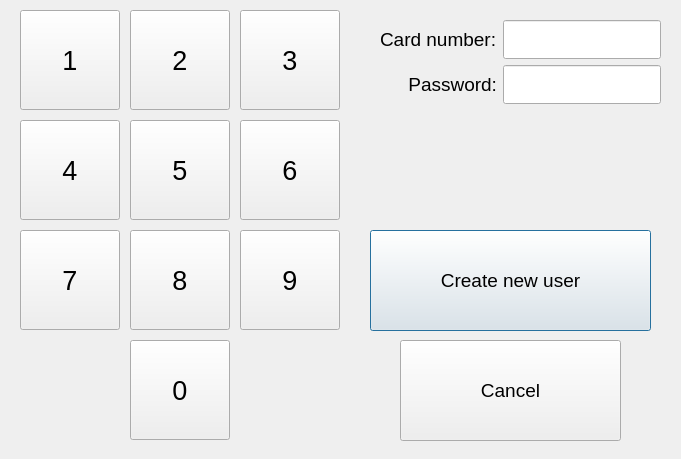
<?xml version="1.0" encoding="UTF-8"?>
<ui version="4.0">
 <class>AddNewUserDialog</class>
 <widget class="QDialog" name="AddNewUserDialog">
  <property name="geometry">
   <rect>
    <x>0</x>
    <y>0</y>
    <width>681</width>
    <height>459</height>
   </rect>
  </property>
  <property name="windowTitle">
   <string>Create new user in the database</string>
  </property>
  <widget class="QWidget" name="formLayoutWidget">
   <property name="geometry">
    <rect>
     <x>380</x>
     <y>20</y>
     <width>281</width>
     <height>88</height>
    </rect>
   </property>
   <layout class="QFormLayout" name="formLayout">
    <property name="labelAlignment">
     <set>Qt::AlignRight|Qt::AlignTrailing|Qt::AlignVCenter</set>
    </property>
    <item row="0" column="0">
     <widget class="QLabel" name="cardNumberLabel">
      <property name="font">
       <font>
        <pointsize>14</pointsize>
       </font>
      </property>
      <property name="text">
       <string>Card number:</string>
      </property>
     </widget>
    </item>
    <item row="0" column="1">
     <widget class="QLineEdit" name="cardNumberLineEdit">
      <property name="font">
       <font>
        <pointsize>20</pointsize>
       </font>
      </property>
     </widget>
    </item>
    <item row="1" column="1">
     <widget class="QLineEdit" name="passwordLineEdit">
      <property name="font">
       <font>
        <pointsize>20</pointsize>
       </font>
      </property>
     </widget>
    </item>
    <item row="1" column="0">
     <widget class="QLabel" name="passwordLabel">
      <property name="font">
       <font>
        <pointsize>14</pointsize>
       </font>
      </property>
      <property name="text">
       <string>Password:</string>
      </property>
      <property name="alignment">
       <set>Qt::AlignRight|Qt::AlignTrailing|Qt::AlignVCenter</set>
      </property>
     </widget>
    </item>
   </layout>
  </widget>
  <widget class="QPushButton" name="createNewUserButton">
   <property name="geometry">
    <rect>
     <x>370</x>
     <y>230</y>
     <width>281</width>
     <height>101</height>
    </rect>
   </property>
   <property name="font">
    <font>
     <pointsize>14</pointsize>
    </font>
   </property>
   <property name="text">
    <string>Create new user</string>
   </property>
  </widget>
  <widget class="QWidget" name="gridLayoutWidget">
   <property name="geometry">
    <rect>
     <x>20</x>
     <y>10</y>
     <width>322</width>
     <height>432</height>
    </rect>
   </property>
   <layout class="QGridLayout" name="gridLayout" rowstretch="0,0,0,0" rowminimumheight="100,100,100,100" columnminimumwidth="100,100,100">
    <property name="sizeConstraint">
     <enum>QLayout::SetFixedSize</enum>
    </property>
    <property name="spacing">
     <number>10</number>
    </property>
    <item row="2" column="0">
     <widget class="QPushButton" name="pushButton_7">
      <property name="minimumSize">
       <size>
        <width>100</width>
        <height>100</height>
       </size>
      </property>
      <property name="font">
       <font>
        <pointsize>20</pointsize>
       </font>
      </property>
      <property name="text">
       <string>7</string>
      </property>
     </widget>
    </item>
    <item row="2" column="2">
     <widget class="QPushButton" name="pushButton_9">
      <property name="minimumSize">
       <size>
        <width>100</width>
        <height>100</height>
       </size>
      </property>
      <property name="font">
       <font>
        <pointsize>20</pointsize>
       </font>
      </property>
      <property name="text">
       <string>9</string>
      </property>
     </widget>
    </item>
    <item row="0" column="2">
     <widget class="QPushButton" name="pushButton_3">
      <property name="minimumSize">
       <size>
        <width>100</width>
        <height>100</height>
       </size>
      </property>
      <property name="font">
       <font>
        <pointsize>20</pointsize>
       </font>
      </property>
      <property name="text">
       <string>3</string>
      </property>
     </widget>
    </item>
    <item row="2" column="1">
     <widget class="QPushButton" name="pushButton_8">
      <property name="minimumSize">
       <size>
        <width>100</width>
        <height>100</height>
       </size>
      </property>
      <property name="font">
       <font>
        <pointsize>20</pointsize>
       </font>
      </property>
      <property name="text">
       <string>8</string>
      </property>
     </widget>
    </item>
    <item row="1" column="0">
     <widget class="QPushButton" name="pushButton_4">
      <property name="minimumSize">
       <size>
        <width>100</width>
        <height>100</height>
       </size>
      </property>
      <property name="font">
       <font>
        <pointsize>20</pointsize>
       </font>
      </property>
      <property name="text">
       <string>4</string>
      </property>
     </widget>
    </item>
    <item row="0" column="0">
     <widget class="QPushButton" name="pushButton_1">
      <property name="minimumSize">
       <size>
        <width>100</width>
        <height>100</height>
       </size>
      </property>
      <property name="font">
       <font>
        <pointsize>20</pointsize>
       </font>
      </property>
      <property name="text">
       <string>1</string>
      </property>
     </widget>
    </item>
    <item row="1" column="2">
     <widget class="QPushButton" name="pushButton_6">
      <property name="minimumSize">
       <size>
        <width>100</width>
        <height>100</height>
       </size>
      </property>
      <property name="font">
       <font>
        <pointsize>20</pointsize>
       </font>
      </property>
      <property name="text">
       <string>6</string>
      </property>
     </widget>
    </item>
    <item row="1" column="1">
     <widget class="QPushButton" name="pushButton_5">
      <property name="minimumSize">
       <size>
        <width>100</width>
        <height>100</height>
       </size>
      </property>
      <property name="font">
       <font>
        <pointsize>20</pointsize>
       </font>
      </property>
      <property name="text">
       <string>5</string>
      </property>
     </widget>
    </item>
    <item row="0" column="1">
     <widget class="QPushButton" name="pushButton_2">
      <property name="minimumSize">
       <size>
        <width>100</width>
        <height>100</height>
       </size>
      </property>
      <property name="font">
       <font>
        <pointsize>20</pointsize>
       </font>
      </property>
      <property name="text">
       <string>2</string>
      </property>
     </widget>
    </item>
    <item row="3" column="1">
     <widget class="QPushButton" name="pushButton_0">
      <property name="minimumSize">
       <size>
        <width>100</width>
        <height>100</height>
       </size>
      </property>
      <property name="font">
       <font>
        <pointsize>20</pointsize>
       </font>
      </property>
      <property name="text">
       <string>0</string>
      </property>
     </widget>
    </item>
   </layout>
  </widget>
  <widget class="QPushButton" name="cancelButton">
   <property name="geometry">
    <rect>
     <x>400</x>
     <y>340</y>
     <width>221</width>
     <height>101</height>
    </rect>
   </property>
   <property name="font">
    <font>
     <pointsize>14</pointsize>
    </font>
   </property>
   <property name="text">
    <string>Cancel</string>
   </property>
  </widget>
 </widget>
 <resources/>
 <connections/>
</ui>
